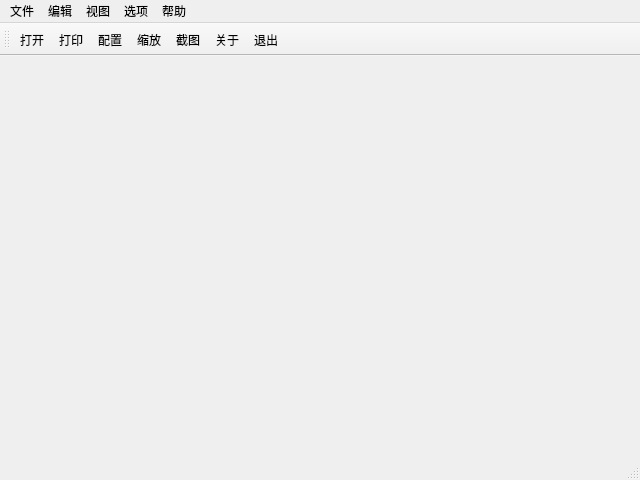
<?xml version="1.0" encoding="UTF-8"?>
<ui version="4.0">
 <class>MainWindow</class>
 <widget class="QMainWindow" name="MainWindow">
  <property name="geometry">
   <rect>
    <x>0</x>
    <y>0</y>
    <width>640</width>
    <height>480</height>
   </rect>
  </property>
  <property name="windowTitle">
   <string>空调温度实时采集系统</string>
  </property>
  <property name="windowIcon">
   <iconset>
    <normaloff>../../icon/chrome.png</normaloff>../../icon/chrome.png</iconset>
  </property>
  <property name="documentMode">
   <bool>false</bool>
  </property>
  <widget class="QWidget" name="centralWidget">
   <widget class="TCCustomedQwtPlot" name="tccustomedQwtPlot" native="true">
    <property name="geometry">
     <rect>
      <x>60</x>
      <y>20</y>
      <width>511</width>
      <height>281</height>
     </rect>
    </property>
    <property name="sizePolicy">
     <sizepolicy hsizetype="Preferred" vsizetype="Preferred">
      <horstretch>3</horstretch>
      <verstretch>3</verstretch>
     </sizepolicy>
    </property>
    <property name="mouseTracking">
     <bool>true</bool>
    </property>
   </widget>
  </widget>
  <widget class="QStatusBar" name="statusBar"/>
  <widget class="QMenuBar" name="menuBar">
   <property name="geometry">
    <rect>
     <x>0</x>
     <y>0</y>
     <width>640</width>
     <height>23</height>
    </rect>
   </property>
   <widget class="QMenu" name="menu_file">
    <property name="tearOffEnabled">
     <bool>false</bool>
    </property>
    <property name="title">
     <string>文件</string>
    </property>
    <addaction name="actionOpen"/>
    <addaction name="actionPrint"/>
    <addaction name="separator"/>
    <addaction name="actionExit"/>
   </widget>
   <widget class="QMenu" name="menu_edit">
    <property name="title">
     <string>编辑</string>
    </property>
    <addaction name="actionSnap"/>
   </widget>
   <widget class="QMenu" name="menu_option">
    <property name="title">
     <string>选项</string>
    </property>
    <addaction name="actionConfig"/>
   </widget>
   <widget class="QMenu" name="menu_help">
    <property name="title">
     <string>帮助</string>
    </property>
    <addaction name="actionAbout"/>
   </widget>
   <widget class="QMenu" name="menu_view">
    <property name="title">
     <string>视图</string>
    </property>
    <addaction name="actionZoom"/>
   </widget>
   <addaction name="menu_file"/>
   <addaction name="menu_edit"/>
   <addaction name="menu_view"/>
   <addaction name="menu_option"/>
   <addaction name="menu_help"/>
  </widget>
  <widget class="QToolBar" name="toolBar">
   <property name="windowTitle">
    <string>toolBar</string>
   </property>
   <property name="iconSize">
    <size>
     <width>48</width>
     <height>48</height>
    </size>
   </property>
   <property name="toolButtonStyle">
    <enum>Qt::ToolButtonTextUnderIcon</enum>
   </property>
   <attribute name="toolBarArea">
    <enum>TopToolBarArea</enum>
   </attribute>
   <attribute name="toolBarBreak">
    <bool>false</bool>
   </attribute>
   <addaction name="actionOpen"/>
   <addaction name="actionPrint"/>
   <addaction name="actionConfig"/>
   <addaction name="actionZoom"/>
   <addaction name="actionSnap"/>
   <addaction name="actionAbout"/>
   <addaction name="actionExit"/>
  </widget>
  <action name="actionOpen">
   <property name="icon">
    <iconset>
     <normaloff>../../Icons/icon/folder.png</normaloff>../../Icons/icon/folder.png</iconset>
   </property>
   <property name="text">
    <string>打开</string>
   </property>
  </action>
  <action name="actionPrint">
   <property name="icon">
    <iconset>
     <normaloff>../../Icons/icon/downloads.png</normaloff>../../Icons/icon/downloads.png</iconset>
   </property>
   <property name="text">
    <string>打印</string>
   </property>
  </action>
  <action name="actionExit">
   <property name="icon">
    <iconset>
     <normaloff>../../Icons/icon/recording.png</normaloff>../../Icons/icon/recording.png</iconset>
   </property>
   <property name="text">
    <string>退出</string>
   </property>
  </action>
  <action name="actionSnap">
   <property name="icon">
    <iconset>
     <normaloff>../../Icons/icon/camera.png</normaloff>../../Icons/icon/camera.png</iconset>
   </property>
   <property name="text">
    <string>截图</string>
   </property>
  </action>
  <action name="actionZoom">
   <property name="icon">
    <iconset>
     <normaloff>../../Icons/icon/search.png</normaloff>../../Icons/icon/search.png</iconset>
   </property>
   <property name="text">
    <string>缩放</string>
   </property>
  </action>
  <action name="actionConfig">
   <property name="icon">
    <iconset>
     <normaloff>../../Icons/icon/settings.png</normaloff>../../Icons/icon/settings.png</iconset>
   </property>
   <property name="text">
    <string>配置</string>
   </property>
  </action>
  <action name="actionAbout">
   <property name="icon">
    <iconset>
     <normaloff>../../Icons/icon/todo.png</normaloff>../../Icons/icon/todo.png</iconset>
   </property>
   <property name="text">
    <string>关于</string>
   </property>
  </action>
 </widget>
 <layoutdefault spacing="6" margin="11"/>
 <customwidgets>
  <customwidget>
   <class>TCCustomedQwtPlot</class>
   <extends>QWidget</extends>
   <header>tccustomedqwtplot.h</header>
   <container>1</container>
  </customwidget>
 </customwidgets>
 <resources/>
 <connections/>
</ui>
